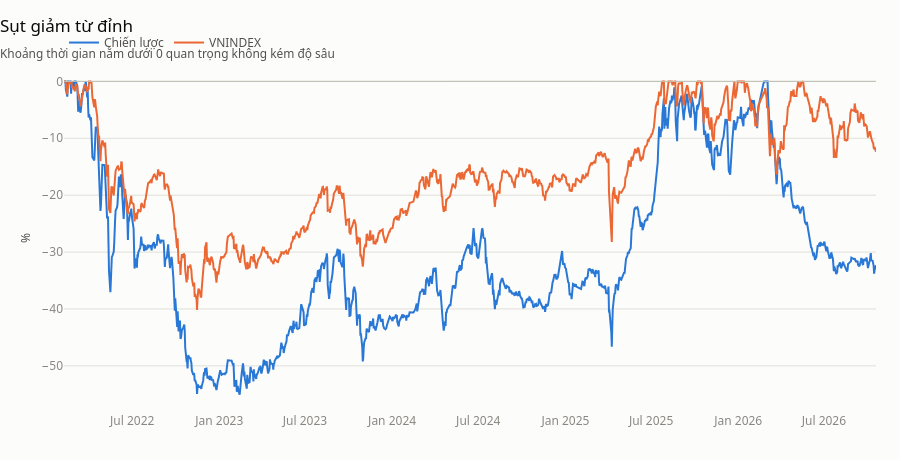

The code cell stored with this chart in its notebook:
### Markdown cell above
### Sụt giảm — thứ quyết định bạn có giữ được chiến lược không

CAGR nói bạn kiếm được bao nhiêu *nếu* bạn theo tới cùng. Đường sụt giảm nói
bạn phải chịu đựng những gì để tới đó.

### Code cell
def duong_sut(ls: pd.Series) -> pd.Series:
    von = (1 + ls).cumprod()
    return (von / von.cummax() - 1) * 100


sut = pd.concat(
    [
        pd.DataFrame({"date": dung["loi_suat"].index, "sut": duong_sut(dung["loi_suat"]).values, "duong": "Chiến lược"}),
        pd.DataFrame(
            {
                "date": ls_chuan.reindex(dung["loi_suat"].index).fillna(0).index,
                "sut": duong_sut(ls_chuan.reindex(dung["loi_suat"].index).fillna(0)).values,
                "duong": "VNINDEX",
            }
        ),
    ]
)

duong(
    sut,
    x="date",
    y="sut",
    theo="duong",
    tieu_de="Sụt giảm từ đỉnh",
    phu_de="Khoảng thời gian nằm dưới 0 quan trọng không kém độ sâu",
    nhan_y="%",
    moc_khong=True,
)

### Figure 1 — Plotly figure (JSON) as saved in the notebook; plotly's stock layout.template omitted (floating-point values rounded to 4 significant figures; data arrays with more than 128 entries replaced by an {"elided": "..."} marker saying what was removed)
{"data": [{"hovertemplate": "%{y:,.2f}<extra>%{fullData.name}</extra>", "line": {"color": "#2a78d6", "width": 2}, "mode": "lines", "name": "Chiến lược", "type": "scatter", "x": {"elided": "1173 str values"}, "y": {"elided": "1173 float values"}}, {"hovertemplate": "%{y:,.2f}<extra>%{fullData.name}</extra>", "line": {"color": "#eb6834", "width": 2}, "mode": "lines", "name": "VNINDEX", "type": "scatter", "x": {"elided": "1173 str values"}, "y": {"elided": "1173 float values"}}], "layout": {"height": 460, "hovermode": "x unified", "shapes": [{"line": {"color": "#c3c2b7", "width": 1}, "type": "line", "x0": 0, "x1": 1, "xref": "x domain", "y0": 0, "y1": 0, "yref": "y"}], "showlegend": true, "title": {"text": "Sụt giảm từ đỉnh<br><sub style='color:#52514e'>Khoảng thời gian nằm dưới 0 quan trọng không kém độ sâu</sub>"}, "yaxis": {"title": {"text": "%"}}}}
